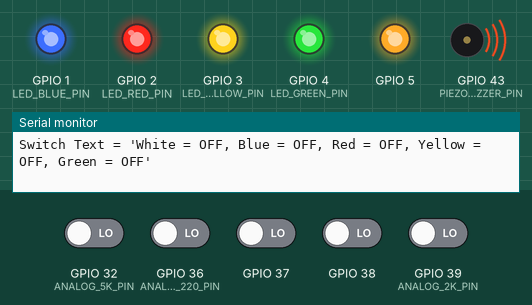
Recording of a sketch running on a simulated ESP32. On the bench: output pins drawn as LEDs (lit = HIGH), buzzer (waves = sounding, pin HIGH), the last lines printed to the serial monitor. The test bench sets the inputs (shaded band); at power-on: GPIO 32 (ANALOG_5K_PIN), GPIO 36 (ANALOG_220_PIN), GPIO 37, GPIO 38, GPIO 39 (ANALOG_2K_PIN) LOW.

Above: at 6.2 s.
6.3 s: GPIO 36 (ANALOG_220_PIN) driven HIGH
At 7.5 s:
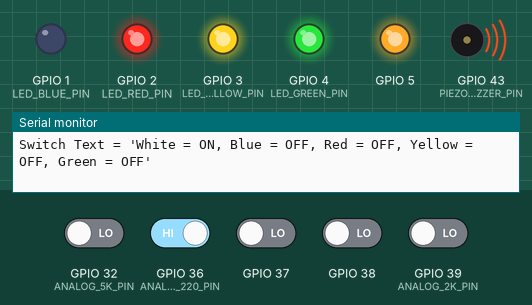
7.8 s: GPIO 32 (ANALOG_5K_PIN) driven HIGH
At 8.6 s:
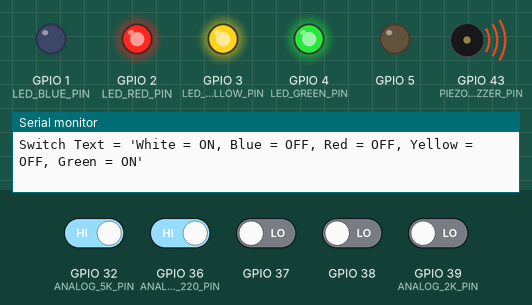
9.3 s: GPIO 37 driven HIGH
At 10.5 s:
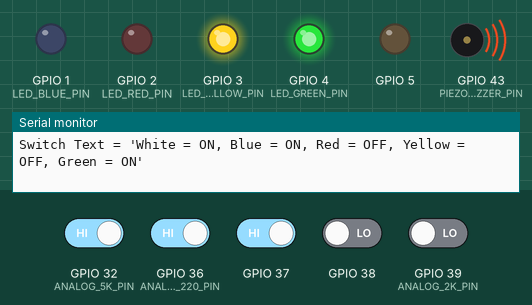
10.8 s: GPIO 38 driven HIGH
At 11.2 s:
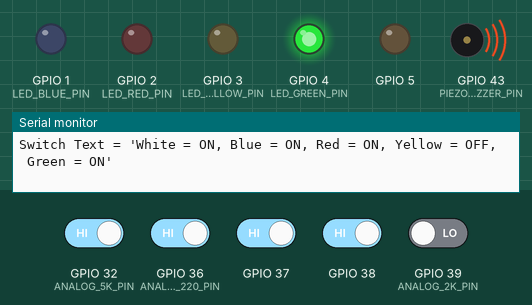
12.3 s: GPIO 32 (ANALOG_5K_PIN) driven LOW
At 12.9 s:
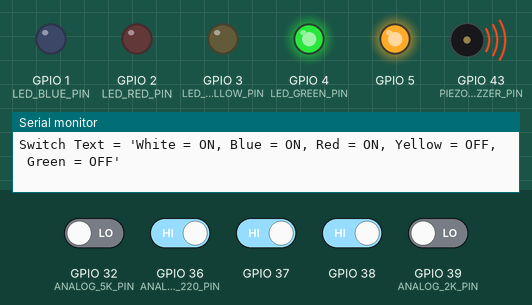
13.9 s: GPIO 39 (ANALOG_2K_PIN) driven HIGH
At 14.8 s:
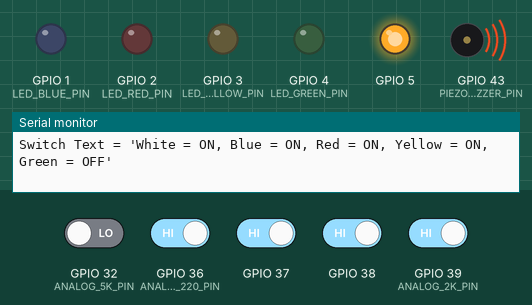
Timing chart, 0 to 16.4 s (numbered marks = the images above; inputs shaded):
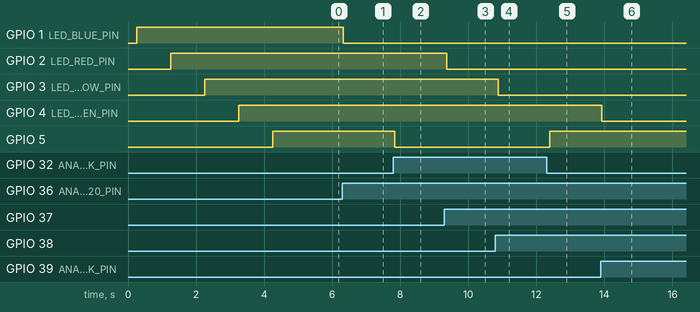

The sketch:

Five_LED_Blinker.ino
```cpp
/*
  Five LED Blinker

  Arduino Portenta C33
*/

#include  "RaspberryPi_to_Portenta_C33.h"
#include  "Five_LED_Blinker.h"

/*
  Halt everything - used for unrecoverable errors
*/
void halt (void) {
  Serial.println();
  Serial.println("Halting...");

  //  Infinite loop
  while (true) {
    delay(1);
  }
}

/*
  Blink an LED on the selected pin.
*/
void blink_led (uint8_t pin, uint8_t blink_rate_ms=DEFAULT_BLINK_RATE_MS, uint8_t nr_cycles=DEFAULT_NR_CYCLES) {
  uint8_t index;

  for (index=0; index < nr_cycles; index++) {
    //  Turn the LED ON
    digitalWrite(pin, LOW);
    delay(blink_rate_ms);

    //  Turn the LED OFF
    digitalWrite(pin, HIGH);
    delay(blink_rate_ms);
  }
}

/*
  Return the state of the selected switch
*/
int8_t switch_state (uint8_t sw_nr) {
  int8_t result;

  if (sw_nr > 0 and sw_nr < NUMBER_OF_SWITCHES) {
    if (SWITCH_READINGS[sw_nr]) {
      result = 1;
    } else {
      result = 0;
    }
  } else {
    result = -1;
  }

  return result;
}

/*
  Set the LEDs according to the states of the switches.
*/
bool set_leds (uint8_t nr_of_switches=NUMBER_OF_SWITCHES, uint8_t nr_of_leds=NUMBER_OF_LEDS) {
  uint8_t index;
  bool result = true;

  if (nr_of_switches == nr_of_leds) {
    for (index=0; index < nr_of_switches; index++) {
      //Serial.print("index = ");
      //Serial.print(index);
      //Serial.print(", switch state = ");
      //Serial.println(SWITCH_READINGS[index]);

      if (SWITCH_READINGS[index]) {
        digitalWrite(LED_PINS[index], LOW);
      } else {
        digitalWrite(LED_PINS[index], HIGH);
      }
    }
  } else {
    result = false;
  }
}

String switch_text (uint8_t nr_of_switches=NUMBER_OF_SWITCHES) {
  uint8_t index;
  String html = "", state;

  for (index=0; index < nr_of_switches; index++) {
    if (SWITCH_READINGS[index]) {
      state = "ON";
    } else {
      state ="OFF";
    }

    html = html + SWITCH_NAMES[index] + " = " + state;

    if (index < nr_of_switches - 1) {
      html = html + ", ";
    }
  }

  return html;
}

void show_switches (uint8_t nr_of_switches=NUMBER_OF_SWITCHES) {
  uint8_t index;

  Serial.print("Switch states: ");

  for (index=0; index < nr_of_switches; index++) {
    Serial.print(SWITCH_NAMES[index]);
    Serial.print(" = ");

    if (SWITCH_READINGS[index]) {
      Serial.print("ON");
    } else {
      Serial.print("OFF");
    }

    if (index < nr_of_switches - 1) {
      Serial.print(", ");
    }
  }

  Serial.println();
}

void read_switches(uint8_t nr_of_switches=NUMBER_OF_SWITCHES) {
  uint8_t index;
  String html;

  for (index=0; index < nr_of_switches; index++) {
    SWITCH_READINGS[index] = digitalRead(SWITCH_PINS[index]);
  }
}

/*
  Read resistor voltages
*/
void read_resistors(uint8_t nr_of_resistors=NUMBER_OF_RESISTORS) {
  uint8_t index;

  Serial.print("Resistor readings: ");

  for (index=0; index < nr_of_resistors; index++) {
    RESISTOR_READINGS[index] = analogRead(RESISTOR_PINS[index]);
    RESISTOR_VOLTAGES[index] = (MAXIMUM_ANALOG_VOLTAGE / ANALOG_RESOLUTION) * RESISTOR_READINGS[index];

    Serial.print(RESISTOR_NAMES[index]);
    Serial.print(" = ");
    Serial.print(RESISTOR_VOLTAGES[index], 5);

    if (index < nr_of_resistors - 1) {
      Serial.print(", ");
    }

    delay(2);
  }

  Serial.println();

  Serial.print("Resistor voltages: ");

  for (index=0; index < nr_of_resistors; index++) {
    Serial.print(RESISTOR_NAMES[index]);
    Serial.print(" = ");
    Serial.print(RESISTOR_VOLTAGES[index], 5);
    Serial.print("V");

    if (index < nr_of_resistors - 1) {
      Serial.print(", ");
    }
  }

  Serial.println();
}

/*
  Initialize the digital LED outputs

  For the Portenta C33, LOW = Active (HIGH or ON state)
*/
void init_leds (uint8_t nr_of_leds=NUMBER_OF_LEDS, uint8_t blink_delay_ms=DEFAULT_BLINK_RATE_MS) {
  uint8_t index;

  //  Set the LED pins to OUTPUT
  for (index=0; index < nr_of_leds; index++) {
    //  Set the LED pins to OUTPUT
    pinMode(LED_PINS[index], OUTPUT);
    digitalWrite(LED_PINS[index], HIGH);

    //  Blink each of the LEDs
    blink_led(LED_PINS[index]);

    delay(500);
  }

  Serial.println();
  Serial.print("There are ");
  Serial.print(nr_of_leds);
  Serial.println(" LEDs (Digital Output)");
}

/*
  Initialize the digital pins for the switches
*/
void init_switches(uint8_t nr_of_switches=NUMBER_OF_SWITCHES) {
  uint8_t index;

  for (index=0; index < nr_of_switches; index++) {
    //  Set the analog pin to INPUT
    pinMode(SWITCH_PINS[index], INPUT_PULLDOWN);
  }

  Serial.print("There are ");
  Serial.print(nr_of_switches);
  Serial.println(" switches (Digital Input)");
}

/*
  Initialize the analog pins for the resistors
*/
void init_resistors(uint8_t nr_of_resistors=NUMBER_OF_RESISTORS) {
  uint8_t index;

  for (index=0; index < nr_of_resistors; index++) {
    //  Set the analog pin to INPUT
    pinMode(RESISTOR_PINS[index], INPUT);
  }

  Serial.print("There are ");
  Serial.print(nr_of_resistors);
  Serial.println(" resistors (Analog Input)");
}

//  Setup for the sketch
void setup(void) {
  //  Initialize serial and wait for the port to open:
  Serial.begin(115200);

  while(!Serial) {
    delay(10);
  }

  //  Initialize the PIEZO Buzzer
  pinMode(PIEZO_BUZZER_PIN, OUTPUT);
  analogWrite(PIEZO_BUZZER_PIN, 40);

  init_leds();

  Serial.println();
  init_switches();

  Serial.println();
  init_resistors();
}

// the loop function runs over and over again forever
void loop (void) {
  String text;
  uint8_t index = 0, looper = 0;

  while(true) {
    looper += 1;

    Serial.println();
    Serial.print("Loop #");
    Serial.println(looper);

    read_switches();
    show_switches();
    set_leds();

    text = switch_text();

    Serial.print("Switch Text = '");
    Serial.print(text);
    Serial.println("'");

    delay(DEFAULT_LOOP_DELAY_MS);
  }
}
```

Five_LED_Blinker.h
```cpp
/*
  Maximum voltage to be read from analog pins in volts
*/
#define MAXIMUM_ANALOG_VOLTAGE    3.3
#define ANALOG_RESOLUTION         4096.0

#define DEFAULT_BLINK_RATE_MS     250
#define DEFAULT_LOOP_DELAY_MS     100
#define DEFAULT_NR_CYCLES         1

#define PIEZO_BUZZER_PIN          D6
/*
  Circuit Digital Pins: LEDs
*/
#define LED_WHITE_PIN             D0          //  Works
#define LED_BLUE_PIN              D1          //  Works
#define LED_RED_PIN               D2          //  Works
#define LED_YELLOW_PIN            D3          //  Works
#define LED_GREEN_PIN             D4          //  Works

/*
  Circuit Analog Pins: Resistors
*/
#define ANALOG_220_PIN            A0            //  Works
#define ANALOG_330_PIN            A1            //  Works
#define ANALOG_1K_PIN             A2            //  Works
#define ANALOG_2K_PIN             A3            //  Works
#define ANALOG_5K_PIN             A4            //  Works
#define ANALOG_10K_PIN            A5            //  Works
#define ANALOG_100K_PIN           A6            //  Works
#define ANALOG_1M_PIN             A7            //  Works

/*
  Switches
*/
#define SWITCH_WHITE_PIN          A0  //  GPIO_04       //  Raspberry Pi  7 (White)
#define SWITCH_BLUE_PIN           A1  //  GPIO_05       //  Raspberry Pi 29 (Blue)
#define SWITCH_RED_PIN            A2  //  GPIO_06       //  Raspberry Pi 31 (Red)
#define SWITCH_YELLOW_PIN         A3  //  GPIO_12       //  Raspberry Pi 32 (Yellow)
#define SWITCH_GREEN_PIN          A4  //  GPIO_25       //  Raspberry Pi 22 (Green)

uint8_t LED_PINS[5] = { LED_WHITE_PIN, LED_BLUE_PIN, LED_RED_PIN, LED_YELLOW_PIN, LED_GREEN_PIN };
#define NUMBER_OF_LEDS (sizeof(LED_PINS) / sizeof(uint8_t))
String LED_NAMES[NUMBER_OF_LEDS] = { "White", "Blue", "Red", "Yellow", "Green" };

uint8_t SWITCH_PINS[5] = { SWITCH_WHITE_PIN, SWITCH_BLUE_PIN, SWITCH_RED_PIN, SWITCH_YELLOW_PIN, SWITCH_GREEN_PIN };
#define NUMBER_OF_SWITCHES (sizeof(SWITCH_PINS) / sizeof(uint8_t))
String SWITCH_NAMES[NUMBER_OF_SWITCHES] = { "White", "Blue", "Red", "Yellow", "Green" };
bool SWITCH_READINGS[NUMBER_OF_SWITCHES] = { false, false, false, false, false };

uint8_t RESISTOR_PINS[8] = { ANALOG_220_PIN, ANALOG_330_PIN, ANALOG_1K_PIN, ANALOG_2K_PIN,
  ANALOG_5K_PIN, ANALOG_10K_PIN, ANALOG_100K_PIN, ANALOG_1M_PIN };

#define NUMBER_OF_RESISTORS ((sizeof(RESISTOR_PINS) / sizeof(uint8_t)))
int RESISTOR_READINGS[NUMBER_OF_RESISTORS];
String RESISTOR_NAMES[NUMBER_OF_RESISTORS] = { "220", "330", "1K", "2K", "5K", "10K", "100K", "1Meg" };
float RESISTOR_VOLTAGES[NUMBER_OF_RESISTORS];
```

RaspberryPi_to_Portenta_C33.h
```cpp
/*
  Raspberry Pi to Arduino Portenta C33 Pin Mapping

        Raspberry Pi          Portenta C33 / Aliases
*/
#define GPIO_02               29
#define SDA1                  GPIO_02

#define GPIO_03               40
#define SCL1                  GPIO_03

#define GPIO_04                0            //  RESETs MCU
#define GPIO_GCLK             GPIO_04
#define PWM0                  GPIO_04

#define GPIO_05               93
#define GPIO_06               33

#define GPIO_07               12
#define SPI_CE1_N             GPIO_07

#define GPIO_08                2
#define SPI_CE0_N             GPIO_08

#define GPIO_09               45
#define SPI_MISO              GPIO_09

#define GPIO_10               46
#define SPI_MOSI              GPIO_10

#define GPIO_11               47
#define SPI_CLK               GPIO_11

#define GPIO_12               92
#define GPIO_GEN1             GPIO_12

#define GPIO_13                4

#define GPIO_14               53
#define TXD0                  GPIO_14

#define GPIO_15               54
#define RXD0                  GPIO_15

#define GPIO_16                5

#define GPIO_17                2
#define GPIO_GEN0             GPIO_17
#define PWM2                  GPIO_17

#define GPIO_18               63
#define GPIO_19               64
#define GPIO_20               65
#define GPIO_21               66

#define GPIO_22               80
#define GPIO_GEN3             GPIO_22

#define GPIO_23               78
#define GPIO_GEN4             GPIO_23

#define GPIO_24               79
#define GPIO_GEN5             GPIO_24

#define GPIO_25                1
#define GPIO_GEN6             GPIO_25
#define PWM1                  GPIO_25

#define GPIO_26                6

#define GPIO_27               33
#define GPIO_GEN2             GPIO_27

#define SDA0                  11      //  I2C EEPROM
#define SCL0                  12      //  I2C EEPROM
```

Measured:
- after the input at 6.3 s, GPIO 1 (LED_BLUE_PIN): HIGH → LOW at once
- after the input at 7.8 s, GPIO 5: HIGH → LOW at once
- after the input at 9.3 s, GPIO 2 (LED_RED_PIN): HIGH → LOW after 0.07 s
- after the input at 10.8 s, GPIO 3 (LED_YELLOW_PIN): HIGH → LOW after 0.08 s
- after the input at 12.3 s, GPIO 5: LOW → HIGH after 0.10 s
- after the input at 13.9 s, GPIO 4 (LED_GREEN_PIN): HIGH → LOW at once
